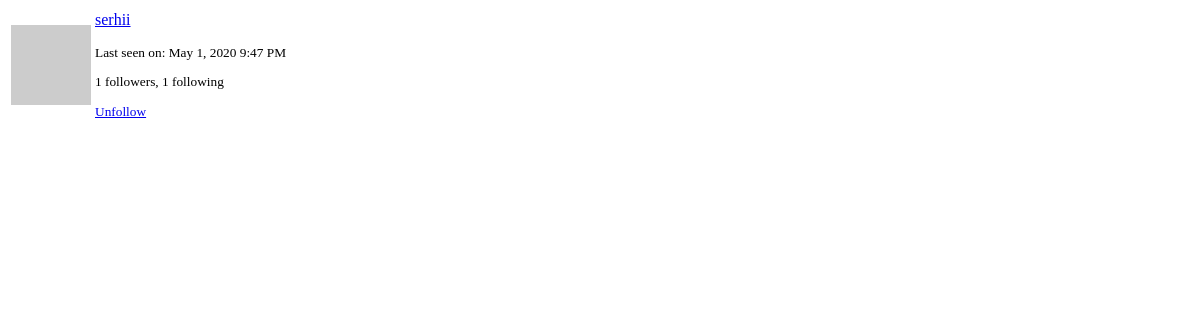
/user/serhii/popup (signed in), run on an earlier commit of the app's database.
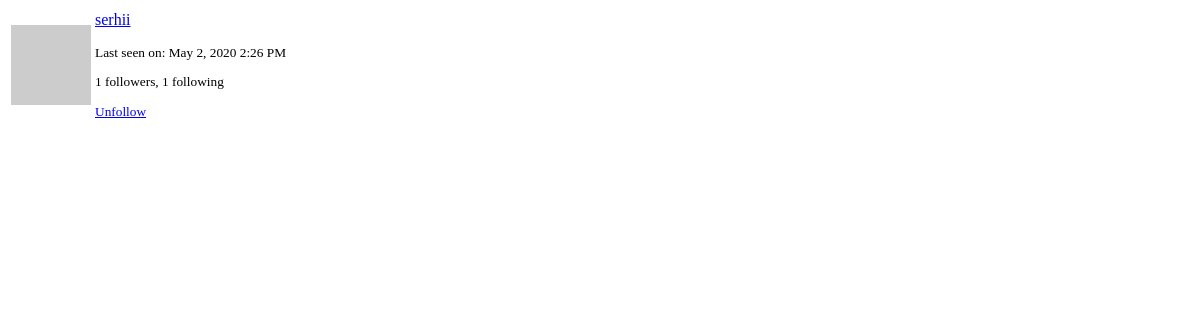
And on a later commit of the database.
### app/models.py (models this page shows, shortened)
class User(UserMixin, db.Model):
    id = db.Column(db.Integer, primary_key=True)
    username = db.Column(db.String(64), index=True, unique=True)
    email = db.Column(db.String(120), index=True, unique=True)
    password_hash = db.Column(db.String(128))
    about_me = db.Column(db.String(140))
    last_seen = db.Column(db.DateTime, default=dt.datetime.utcnow)
    last_message_read_time = db.Column(db.DateTime)
    posts = db.relationship("Post", backref="author", lazy="dynamic")
    followed = db.relationship(
        "User",
        secondary=followers,
        primaryjoin=(followers.c.follower_id == id),
        secondaryjoin=(followers.c.followed_id == id),
        backref=db.backref("followers", lazy="dynamic"),
        lazy="dynamic",
    )
    messages_sent = db.relationship(
        "Message", foreign_keys="Message.sender_id", backref="author", lazy="dynamic"
    )
    messages_received = db.relationship(
        "Message",
        foreign_keys="Message.recipient_id",
        backref="recipient",
        lazy="dynamic",
    )
    notifications = db.relationship("Notification", backref="user", lazy="dynamic")
    def avatar(self, size):
        digest = md5(self.email.lower().encode("utf-8")).hexdigest()
        return "https://www.gravatar.com/avatar/{}?d=identicon&s={}".format(
            digest, size
        )
    def is_following(self, user: "User"):
        return self.followed.filter(followers.c.followed_id == user.id).count() > 0

### app/main/routes.py (the view)
@bp.route("/user/<username>/popup")
@login_required
def user_popup(username):
    user = User.query.filter_by(username=username).first_or_404()
    return render_template("user_popup.html", user=user)

### app/main/routes.py (called while the page is built)
@bp.before_app_request
def before_request():
    if current_user.is_authenticated:
        current_user.last_seen = datetime.utcnow()
        db.session.commit()
        g.search_form = SearchForm()
    g.locale = str(get_locale())

### app/models.py (called while the page is built)
@login_manager.user_loader
def load_user(id):
    return User.query.get(int(id))

    @classmethod
    def before_commit(cls, session):
        session._changes = {
            "add": list(session.new),
            "update": list(session.dirty),
            "delete": list(session.deleted),
        }

    @classmethod
    def after_commit(cls, session):
        for obj in session._changes["add"]:
            if isinstance(obj, SearchableMixin):
                add_to_index(obj.__tablename__, obj)
        for obj in session._changes["update"]:
            if isinstance(obj, SearchableMixin):
                add_to_index(obj.__tablename__, obj)
        for obj in session._changes["delete"]:
            if isinstance(obj, SearchableMixin):
                remove_from_index(obj.__tablename__, obj)
        session._changes = None

### app/templates/user_popup.html (shortened to what this page needs)
<table class="table">
    <tr>
        <td width="64" style="border: 0px;"><img src="{{ user.avatar(64) }}"></td>
        <td style="border: 0px;">
            <p>
                <a href="{{ url_for('main.user', username=user.username) }}">
                    {{ user.username }}
                </a>
            </p>
            <small>
                {% if user.last_seen %}
                    <p>{{ _('Last seen on') }}: {{ moment(user.last_seen).format('lll') }}</p>
                {% endif %}
                <p>{{ _('%(count)d followers', count=user.followers.count()) }},
                   {{ _('%(count)d following', count=user.followed.count()) }}</p>
                {% if user != current_user %}
                    {% if not current_user.is_following(user) %}
                        <a href="{{ url_for('main.follow', username=user.username) }}">
                            {{ _('Follow') }}
                        </a>
                    {% else %}
                        <a href="{{ url_for('main.unfollow', username=user.username) }}">
                            {{ _('Unfollow') }}
                        </a>
                    {% endif %}
                {% endif %}
            </small>
        </td>
    </tr>
</table>

What changed in the data, as far as the page shows it:
changed User "serhii": last_seen "May 1, 2020 9:47 PM" → "May 2, 2020 2:26 PM"
